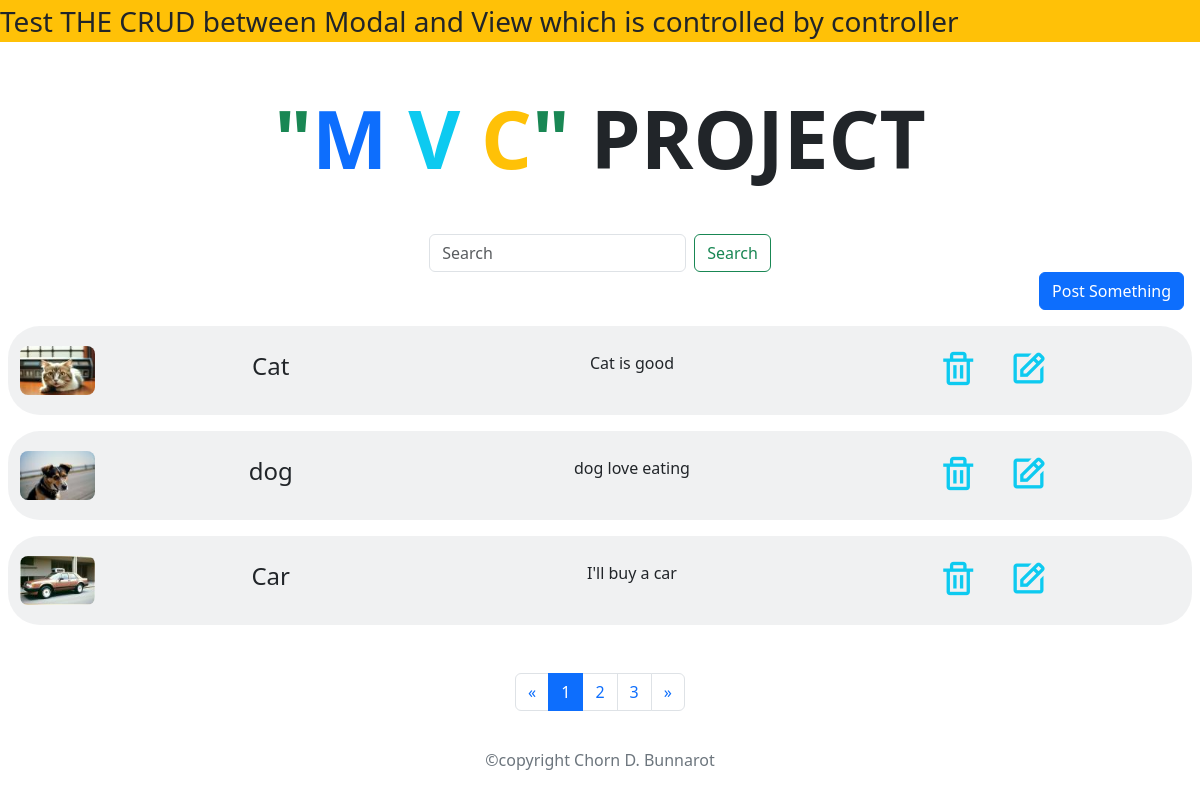
/posts?paginationPage=1, run on the app's committed database.
### tables this page shows
CREATE TABLE `mvc` (
  `id` int(11) NOT NULL,
  `heading` varchar(255) NOT NULL,
  `description` text NOT NULL,
  `image` varchar(255) NOT NULL
);

### src/app/views/components/modal.php (called while the page is built, shortened)
<?php
$mvcModal = new MVCModal();
$id = $_GET['id'] ?? "";
$data = $mvcModal->get($id);
?>

### src/app/abstractions/Router.php (called while the page is built, shortened)
<?php
class Router{
    private array $routes;
    public function register($requestMethod, string $route, callable|array $action):self{
        $this->routes[$requestMethod][$route] = $action;
        return $this;
    }
    public function resolve(string $requestUri, string $requestMethod){
        $route = explode("?", $requestUri)[0];
        $action = $this->routes[$requestMethod][$route] ?? null;
        if(is_array($action)){
            [$class, $method] = $action;
            if(class_exists($class)){
                $class = new $class();
                if(method_exists($class, $method)){
                    return call_user_func_array([$class, $method], []);
                }
            }
        }
    }
}

### src/app/modals/DB.php (called while the page is built, shortened)
<?php
class DB{
    public string $db_host = "localhost";
    public string $db_name = "MVC";
    public string $db_user = "root";
    public string $db_pass = "";
    private $conn = null;
    public function __construct(){
        try {
            $this->conn = new \PDO("mysql:host=" . $this->db_host . ";dbname=" . $this->db_name, $this->db_user, $this->db_pass);
            $this->conn->setAttribute(\PDO::ATTR_ERRMODE, \PDO::ERRMODE_EXCEPTION);
            $this->conn->setAttribute(\PDO::ATTR_EMULATE_PREPARES, false);
        } catch (\PDOException $e) {
            $this->conn = null;
            echo "connection failed" . $e->getMessage() ."";
            exit;
        }
    }
    public function connect(){
        return $this->conn;
    }
}

### src/app/controllers/MVCController.php (called while the page is built, shortened)
<?php
include __DIR__ . "/../utils/queryParams.php";
class MVCController{
    public function posts():View{
        $search = $_GET[SEARCH] ?? "";
        $posts = $this->mvcModal->getBySearch($search);
        $title = "Explore ". count($posts['data']) . " post(s)";
        $marquee = "Test THE CRUD between Modal and View which is controlled by controller";
        return View::make('posts', ['posts' => $posts['data'], 'pageTitle' => $title, 'run_string' => $marquee]);
    }
}

### src/app/modals/MVCModal.php (called while the page is built, shortened)
<?php
class MVCModal{
        private int $limit;
        private $conn = null;
        private $table = 'mvc';
        public function __construct(){
            global $url_params;
            $this->limit = isset($url_params['limit']) ? $url_params['limit'] : 20;
            $this->conn = (new DB())->connect();
        }
        private function is_execute(bool|PDOStatement $stmt): array{
            $data = [];
            $data['data'] = [];
            $data['status'] = 'error';
            if($stmt->execute()){
                $rowCount = $stmt->rowCount();
                if($rowCount == 1){
                $data['data'] = $stmt->fetch(\PDO::FETCH_ASSOC);
                }else if($rowCount){
                    while($row = $stmt->fetch(\PDO::FETCH_ASSOC)){
                    $data['data'][] = $row;
                     }
                 }
                $data['status'] = 'success';
            }else{
            $data['message'] = 'no executed';
            }
        return $data;
        }
        public function getAll(): array{
            $query = "SELECT * from $this->table ORDER BY id ASC LIMIT :limit";
            $stmt = $this->conn->prepare($query);
            $stmt->bindParam(':limit', $this->limit, \PDO::PARAM_INT);
            return $this->is_execute($stmt);
        }
        public function getBySearch(string $text=""):array{
            if(empty($text)){
                return $this->getAll();
            }
            $like = "%$text%";
            $query = "SELECT * from $this->table WHERE heading LIKE :like_heading OR description LIKE :like_description OR image LIKE :like_image";
            $stmt = $this->conn->prepare($query);
            $stmt->bindValue(':like_heading', $like, \PDO::PARAM_STR);
            $stmt->bindValue(':like_description', $like, \PDO::PARAM_STR);
            $stmt->bindValue(':like_image', $like, \PDO::PARAM_STR);
            return $this->is_execute($stmt);
        }
        public function get(int | string $id){
            $query = "SELECT * from $this->table where id=:id";
            $stmt = $this->conn->prepare($query);
            $stmt->bindParam(':id', $id, \PDO::PARAM_INT);
            return $this->is_execute($stmt);
        }
    }

### src/app/abstractions/View.php (called while the page is built, shortened)
<?php
class View{
    public static function make(string $view, array $params=[]):static{
        return new static($view, $params);
    }
    public function render():string{
        $viewPath =VIEW_PATH . '/' . $this->view . '.php';
        extract($this->params);
        $contentView = VIEW_PATH . '/' .$this->view . ".php";
        include VIEW_PATH . '/layout.php';
        return ob_get_clean();
    }
    public function __toString():string{
        return $this->render();
    }
}

### src/app/utils/Helper.php (called while the page is built, shortened)
<?php
class Helper {
public static function pagination(array $items, int $itemPerPage) {
    $currentPage = $_GET[PAGINATION];
    $totalItems = count($items);
    $totalPages = ceil($totalItems / $itemPerPage);
    $nextPage = $currentPage + 1 > $totalPages  ? $totalPages : $currentPage + 1;
    $previousPage = $currentPage - 1 < 1 ? 1: $currentPage - 1;
    $startItem = $currentPage == 1 ? 1 :($currentPage-1) * $itemPerPage + 1;
    $endItem = $currentPage == 1 ? $itemPerPage : $currentPage * $itemPerPage;
    $trackingIndex = 1;
    $showItems = [];
    foreach ($items as $key => $value) {
        if ($trackingIndex >= $startItem && $trackingIndex <= $endItem) {
            $showItems[$key] = $value;
        }
        $trackingIndex++;
    }
    return [$currentPage,$totalPages, $previousPage, $nextPage, $startItem, $endItem, $showItems];
}
}

### src/app/utils/Image.php (called while the page is built, shortened)
<?php
class Image{
    public static function read(string $imageName): string|bool{
        $image = "app/assets/public/images/". $imageName;
        if(file_exists($image)){
            return $image;
        }
        return false;
    }
}

### src/app/utils/queryParams.php (called while the page is built, shortened)
<?php
function createOrUpdateParams(string $params){
    $queryParams_original = $_GET;
    parse_str($params, $arrayParams);
    foreach ($arrayParams as $key => $value) {
        $queryParams_original[$key] = $value;
    }
    return $_SERVER['REDIRECT_URL'] . '?' . http_build_query($queryParams_original);
}

### src/app/views/components/postItem.php (the view, shortened to what this page needs)
<div class="bg-secondary bg-opacity-10 mx-2 py-3 rounded-5 row align-items-center text-center column-gap-3" >
   <div class="col-1 overflow-hidden rounded-2">
      <img class="w-100 h-auto rounded-3" src="<?php echo Image::read($showPost[IMAGE]) ?>" />
   </div>
   <div class="col-3">
      <h1 class="fs-4"><?php echo $showPost[HEADING] ?? "" ?></h1>
   </div>
   <div class="col-4">
      <p class="fs-6"><?php echo $showPost[DESCRIPTION] ?? "" ?></p>
   </div>
   <div class="col-3">
      <a  href="<?php echo createOrUpdateParams(ACTION_POST."=delete&id=".$showPost[ID])?>" class="border-none bg-transparent btn text-info">
      <i class="bx bx-trash fs-1"></i>
      </a>
      <a href="<?php echo createOrUpdateParams(ACTION_POST."=edit&id=".$showPost[ID])?>" class="border-none bg-transparent btn text-info"  data-bs-toggle="tooltip" data-bs-placement="bottom" data-bs-title="Tooltip on bottom">
      <i class="bx bx-edit fs-1"></i>
      </a>
   </div>
</div>

### src/index.php (shortened to what this page needs)
<?php
try{
$router = new App\Abstraction\Router();
    $router
        ->get("/", [App\Controller\MVCController::class, 'index'])
        ->get('/posts/create', [App\Controller\MVCController::class, 'create'])
        ->post('/create', [App\Controller\MVCController::class, 'store'])
        ->post('/update', [App\Controller\MVCController::class, 'update'])
        ->post('/remove', [App\Controller\MVCController::class, 'remove'])
        ->get('/posts', [App\Controller\MVCController::class, 'posts']);
echo $router->resolve($_SERVER['REQUEST_URI'],strtolower($_SERVER['REQUEST_METHOD']));
}catch(App\Abstraction\Exception\RouteNotFoundException $e){
    header("HTTP/1.0 404 Not Found");
    echo App\Abstraction\View::make('errors/404', ['error' => $e, 'pageTitle' => "ERROR :)", 'run_string' => 'I guess, you do not need to go to network setting. Whatever the error is we just throw 404 status sorry:)']);
}

### src/app/views/layout.php (shortened to what this page needs)
<?php
include_once __DIR__ . '/../utils/queryParams.php';
?>
<!DOCTYPE html>
<html>
<head>
    <link rel="stylesheet" href="<?php echo'/app/views/styles/bootstrap/css/bootstrap.min.css' ?>" />
    <link
      rel="stylesheet"
      href="https://cdn.jsdelivr.net/npm/boxicons@latest/css/boxicons.min.css"
    />
</head>
<body>
    <header>
        <div class='bg-warning'>
            <div class='fs-3 marquee'>
                <span>
                    <?php echo $run_string ?>
                </span>
            </div>
        </div>
        <div class="my-5">
            <h1 class="text-uppercase display-1 fw-bold text-center">
                <a href='/' class="text-success text-decoration-none" style="text-underline-offset: none;">
                    "<span class="text-primary m-0">M</span>
                    <span class="text-info">V</span> <span class="text-warning">C</span>"
                </a>
                project
            </h1>
        </div>
    </header>
    <main >
        <?php include $contentView; ?>
    </main>
    <footer class='vw-100 p-4 text-center'>
        <h6 class='text-secondary'>&copy;copyright Chorn D. Bunnarot</h6>
    </footer>
</body>
</html>

### src/app/views/posts.php (shortened to what this page needs)
<?php
   $action = $_GET[ACTION_POST] ?? "";
   if (isset($_GET[SEARCH]) && empty($_GET[SEARCH])) {
       header('location:' . removeParams([SEARCH]));
       exit;
   } else {
       $oldSearch = $_GET[SEARCH] ?? "";
   }
   ?>
<main>
   <?php
      require __DIR__ . '/components/modal.php';
      require __DIR__ .'/components/search.php'
      ?>
   <div class="ms-auto me-3" style="width: fit-content">
      <a href="posts/create" class="btn btn-primary">Post Something</a>
   </div>
   <div class="mt-3 d-flex flex-column row-gap-3">
      <?php
         $posts = $posts ?? [];
         if (count($posts) == 0): ?>
      <h1>No Item Was found </h1>
      <?php else : ?>
      <?php
         $itemPerPage = 3;
         [$currentPage, $totalPages, $previousPage, $nextPage, $startItem, $endItem, $showPosts] = Helper::pagination($posts, $itemPerPage);
         foreach ($showPosts as $showPost) {
             if ($id == $showPost[ID] && $action == 'edit') {
                 require __DIR__ .'/components/edit.php';
             } else {
                 require __DIR__ .'/components/postItem.php';
             }
            }
         ?>
   </div>
   <?php require __DIR__ . "/components/pagination.php" ?>
   <?php endif; ?>
</main>

### src/app/views/components/search.php
<div class="mx-auto mt-3" style="width: fit-content">
   <form method="get" class="d-flex" role="search">
      <input class="form-control me-2" type="search" placeholder="Search" aria-label="Search" name='search' value="<?= $oldSearch ?>" />
      <button class="btn btn-outline-success" type="submit">Search</button>
   </form>
</div>

### src/app/views/components/pagination.php
<div>
   <nav aria-label="Page navigation example" class="mt-5 mx-auto" style="width: fit-content;">
      <ul class="pagination">
         <li class="page-item">
            <a class="page-link" href="<?php echo createOrUpdateParams(PAGINATION."=$previousPage") ?>" aria-label="Previous">
            <span aria-hidden="true">&laquo;</span>
            </a>
         </li>
         <?php for ($i=1; $i <= $totalPages ; $i++):?>
         <li class="page-item <?php echo $i == $currentPage ? 'active': 'yse' ?>"><a class="page-link" href="<?php echo createOrUpdateParams(PAGINATION."=$i") ?>"><?php echo $i ?></a></li>
         <?php endfor; ?>
         <li class="page-item">
            <a class="page-link" href="<?php echo createOrUpdateParams(PAGINATION."=$nextPage") ?>" aria-label="Next">
            <span aria-hidden="true">&raquo;</span>
            </a>
         </li>
      </ul>
   </nav>
</div>

### src/app/views/layout.php (style rules this page uses)
.marquee { width: 100%; overflow: hidden; white-space: nowrap; }
.marquee span { display: inline-block; animation: marquee 30s linear infinite; }

### data on the page
mvc: image (picture), heading "Cat", description "Cat is good"
mvc: image (picture), heading "dog", description "dog love eating"
mvc: image (picture), heading "Car", description "I'll buy a car"

### other printed values
$run_string "Test THE CRUD between Modal and View which is controlled by controller"
